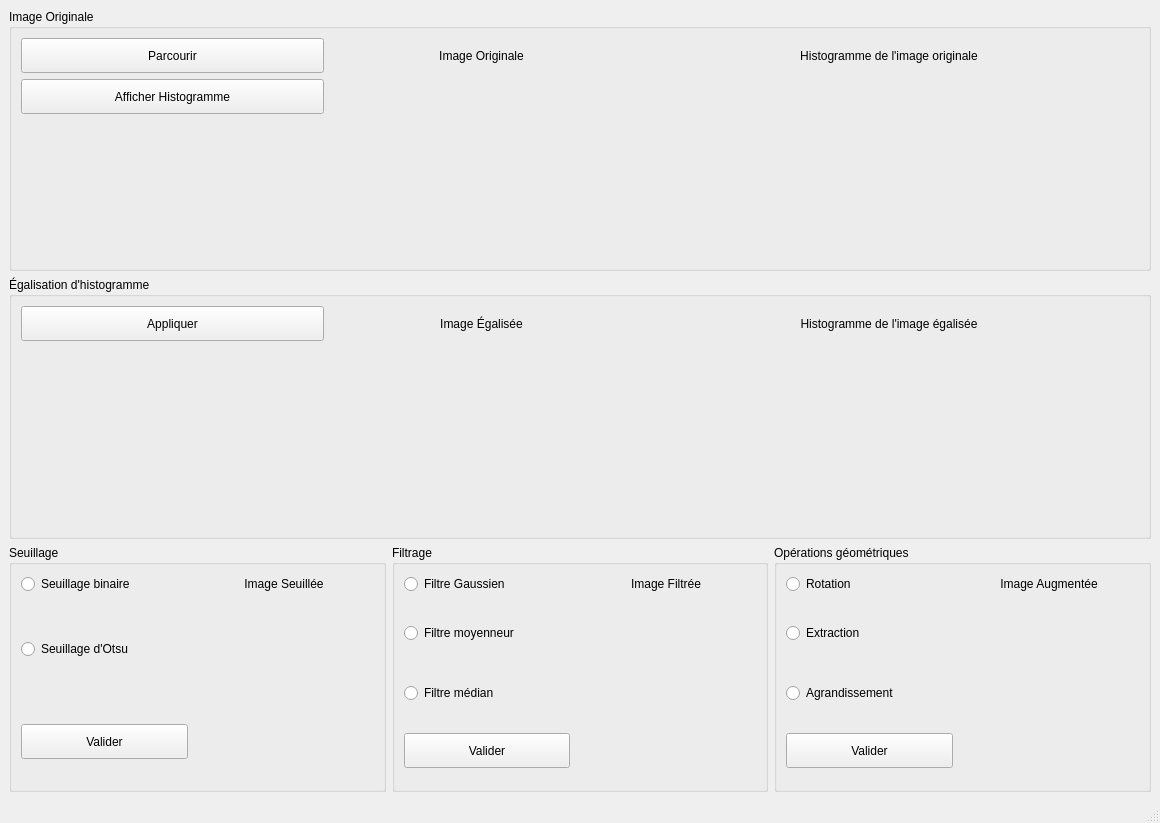
<?xml version="1.0" encoding="UTF-8"?>
<ui version="4.0">
 <class>MainWindow</class>
 <widget class="QMainWindow" name="MainWindow">
  <property name="geometry">
   <rect>
    <x>0</x>
    <y>0</y>
    <width>1160</width>
    <height>760</height>
   </rect>
  </property>
  <property name="windowTitle">
   <string>MainWindow</string>
  </property>
  <widget class="QWidget" name="centralwidget">
   <layout class="QVBoxLayout" name="verticalLayout_main">
    <item>
     <widget class="QGroupBox" name="groupBox_1">
      <property name="title">
       <string>Image Originale</string>
      </property>
      <layout class="QGridLayout" name="gridLayout_1">
       <item row="0" column="0">
        <widget class="QPushButton" name="Browse">
         <property name="minimumSize">
          <size><width>120</width><height>35</height></size>
         </property>
         <property name="text">
          <string>Parcourir</string>
         </property>
        </widget>
       </item>
       <item row="1" column="0">
        <widget class="QPushButton" name="ShowHistogram">
         <property name="minimumSize">
          <size><width>120</width><height>35</height></size>
         </property>
         <property name="text">
          <string>Afficher Histogramme</string>
         </property>
        </widget>
       </item>
       <item row="0" column="1">
        <widget class="QLabel" name="label_1">
         <property name="text">
          <string>Image Originale</string>
         </property>
         <property name="alignment">
          <set>Qt::AlignCenter</set>
         </property>
        </widget>
       </item>
       <item row="0" column="2">
        <widget class="QLabel" name="label_2">
         <property name="text">
          <string>Histogramme de l'image originale</string>
         </property>
         <property name="alignment">
          <set>Qt::AlignCenter</set>
         </property>
        </widget>
       </item>
       <item row="1" column="1" rowspan="2">
        <widget class="QWidget" name="OriginalImg" native="true">
         <property name="minimumSize">
          <size><width>220</width><height>180</height></size>
         </property>
         <layout class="QVBoxLayout" name="verticalLayout_OriginalImg"/>
        </widget>
       </item>
       <item row="1" column="2" rowspan="2">
        <widget class="QWidget" name="OriginalHist" native="true">
         <property name="minimumSize">
          <size><width>500</width><height>180</height></size>
         </property>
         <layout class="QVBoxLayout" name="verticalLayout_OriginalHist"/>
        </widget>
       </item>
      </layout>
     </widget>
    </item>
    <item>
     <widget class="QGroupBox" name="groupBox_2">
      <property name="title">
       <string>Égalisation d'histogramme</string>
      </property>
      <layout class="QGridLayout" name="gridLayout_2">
       <item row="0" column="0">
        <widget class="QPushButton" name="Apply">
         <property name="minimumSize">
          <size><width>120</width><height>35</height></size>
         </property>
         <property name="text">
          <string>Appliquer</string>
         </property>
        </widget>
       </item>
       <item row="0" column="1">
        <widget class="QLabel" name="label_3">
         <property name="text">
          <string>Image Égalisée</string>
         </property>
         <property name="alignment">
          <set>Qt::AlignCenter</set>
         </property>
        </widget>
       </item>
       <item row="0" column="2">
        <widget class="QLabel" name="label_4">
         <property name="text">
          <string>Histogramme de l'image égalisée</string>
         </property>
         <property name="alignment">
          <set>Qt::AlignCenter</set>
         </property>
        </widget>
       </item>
       <item row="1" column="1">
        <widget class="QWidget" name="EqualizedImg" native="true">
         <property name="minimumSize">
          <size><width>220</width><height>180</height></size>
         </property>
         <layout class="QVBoxLayout" name="verticalLayout_EqualizedImg"/>
        </widget>
       </item>
       <item row="1" column="2">
        <widget class="QWidget" name="EqualizedHist" native="true">
         <property name="minimumSize">
          <size><width>500</width><height>180</height></size>
         </property>
         <layout class="QVBoxLayout" name="verticalLayout_EqualizedHist"/>
        </widget>
       </item>
      </layout>
     </widget>
    </item>
    <item>
     <layout class="QHBoxLayout" name="horizontalLayout_bottom">
      <item>
       <widget class="QGroupBox" name="groupBox_3">
        <property name="title">
         <string>Seuillage</string>
        </property>
        <layout class="QGridLayout" name="gridLayout_3">
         <item row="0" column="0">
          <widget class="QRadioButton" name="BinaryThreshold">
           <property name="text">
            <string>Seuillage binaire</string>
           </property>
          </widget>
         </item>
         <item row="1" column="0">
          <widget class="QRadioButton" name="OtsuThreshold">
           <property name="text">
            <string>Seuillage d'Otsu</string>
           </property>
          </widget>
         </item>
         <item row="2" column="0">
          <widget class="QPushButton" name="Validate_1">
           <property name="minimumSize">
            <size><width>100</width><height>35</height></size>
           </property>
           <property name="text">
            <string>Valider</string>
           </property>
          </widget>
         </item>
         <item row="0" column="1">
          <widget class="QLabel" name="label_5">
           <property name="text">
            <string>Image Seuillée</string>
           </property>
           <property name="alignment">
            <set>Qt::AlignCenter</set>
           </property>
          </widget>
         </item>
         <item row="1" column="1" rowspan="2">
          <widget class="QWidget" name="ThresholdingImg" native="true">
           <property name="minimumSize">
            <size><width>180</width><height>180</height></size>
           </property>
           <layout class="QVBoxLayout" name="verticalLayout_ThresholdingImg"/>
          </widget>
         </item>
        </layout>
       </widget>
      </item>
      <item>
       <widget class="QGroupBox" name="groupBox_4">
        <property name="title">
         <string>Filtrage</string>
        </property>
        <layout class="QGridLayout" name="gridLayout_4">
         <item row="0" column="0">
          <widget class="QRadioButton" name="GaussianFilter">
           <property name="text">
            <string>Filtre Gaussien</string>
           </property>
          </widget>
         </item>
         <item row="1" column="0">
          <widget class="QRadioButton" name="MeanFilter">
           <property name="text">
            <string>Filtre moyenneur</string>
           </property>
          </widget>
         </item>
         <item row="2" column="0">
          <widget class="QRadioButton" name="MedianFilter">
           <property name="text">
            <string>Filtre médian</string>
           </property>
          </widget>
         </item>
         <item row="3" column="0">
          <widget class="QPushButton" name="Validate_2">
           <property name="minimumSize">
            <size><width>100</width><height>35</height></size>
           </property>
           <property name="text">
            <string>Valider</string>
           </property>
          </widget>
         </item>
         <item row="0" column="1">
          <widget class="QLabel" name="label_6">
           <property name="text">
            <string>Image Filtrée</string>
           </property>
           <property name="alignment">
            <set>Qt::AlignCenter</set>
           </property>
          </widget>
         </item>
         <item row="1" column="1" rowspan="3">
          <widget class="QWidget" name="FilteredImg" native="true">
           <property name="minimumSize">
            <size><width>180</width><height>180</height></size>
           </property>
           <layout class="QVBoxLayout" name="verticalLayout_FilteredImg"/>
          </widget>
         </item>
        </layout>
       </widget>
      </item>
      <item>
       <widget class="QGroupBox" name="groupBox_5">
        <property name="title">
         <string>Opérations géométriques</string>
        </property>
        <layout class="QGridLayout" name="gridLayout_5">
         <item row="0" column="0">
          <widget class="QRadioButton" name="Rotation">
           <property name="text">
            <string>Rotation</string>
           </property>
          </widget>
         </item>
         <item row="1" column="0">
          <widget class="QRadioButton" name="Extraction">
           <property name="text">
            <string>Extraction</string>
           </property>
          </widget>
         </item>
         <item row="2" column="0">
          <widget class="QRadioButton" name="Agrandissement">
           <property name="text">
            <string>Agrandissement</string>
           </property>
          </widget>
         </item>
         <item row="3" column="0">
          <widget class="QPushButton" name="Validate_3">
           <property name="minimumSize">
            <size><width>100</width><height>35</height></size>
           </property>
           <property name="text">
            <string>Valider</string>
           </property>
          </widget>
         </item>
         <item row="0" column="1">
          <widget class="QLabel" name="label_7">
           <property name="text">
            <string>Image Augmentée</string>
           </property>
           <property name="alignment">
            <set>Qt::AlignCenter</set>
           </property>
          </widget>
         </item>
         <item row="1" column="1" rowspan="3">
          <widget class="QWidget" name="AugmentedImg" native="true">
           <property name="minimumSize">
            <size><width>180</width><height>180</height></size>
           </property>
           <layout class="QVBoxLayout" name="verticalLayout_AugmentedImg"/>
          </widget>
         </item>
        </layout>
       </widget>
      </item>
     </layout>
    </item>
   </layout>
  </widget>
  <widget class="QMenuBar" name="menubar">
   <property name="geometry">
    <rect>
     <x>0</x>
     <y>0</y>
     <width>1160</width>
     <height>26</height>
    </rect>
   </property>
  </widget>
  <widget class="QStatusBar" name="statusbar"/>
 </widget>
 <resources/>
 <connections/>
</ui>
